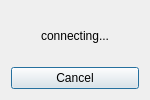
<?xml version="1.0" encoding="UTF-8"?>
<ui version="4.0">
 <class>send_blocker</class>
 <widget class="QDialog" name="send_blocker">
  <property name="geometry">
   <rect>
    <x>0</x>
    <y>0</y>
    <width>150</width>
    <height>100</height>
   </rect>
  </property>
  <layout class="QVBoxLayout" name="verticalLayout">
   <item>
    <widget class="QLabel" name="label">
     <property name="text">
      <string>connecting...</string>
     </property>
     <property name="alignment">
      <set>Qt::AlignCenter</set>
     </property>
    </widget>
   </item>
   <item>
    <widget class="QPushButton" name="cancel_btn">
     <property name="text">
      <string>Cancel</string>
     </property>
    </widget>
   </item>
  </layout>
 </widget>
 <resources/>
 <connections/>
</ui>
